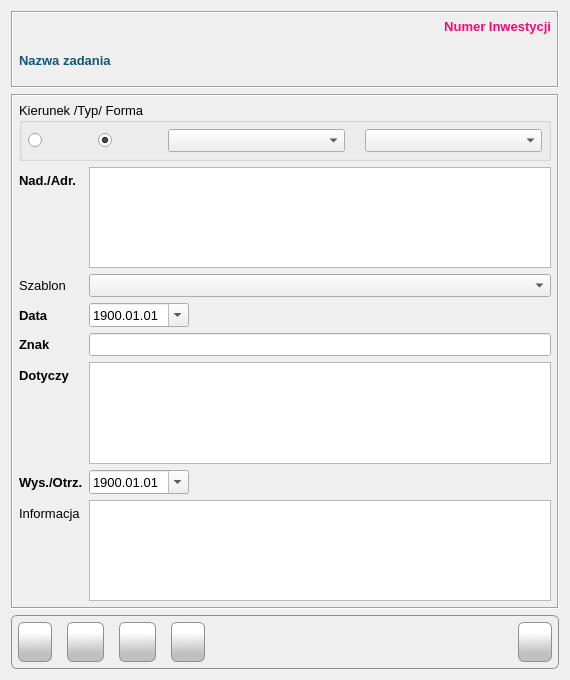
<?xml version="1.0" encoding="UTF-8"?>
<ui version="4.0">
 <class>Form</class>
 <widget class="QWidget" name="Form">
  <property name="windowModality">
   <enum>Qt::WindowModal</enum>
  </property>
  <property name="geometry">
   <rect>
    <x>0</x>
    <y>0</y>
    <width>570</width>
    <height>680</height>
   </rect>
  </property>
  <property name="minimumSize">
   <size>
    <width>570</width>
    <height>680</height>
   </size>
  </property>
  <property name="maximumSize">
   <size>
    <width>570</width>
    <height>680</height>
   </size>
  </property>
  <property name="font">
   <font>
    <family>Tahoma</family>
    <pointsize>10</pointsize>
   </font>
  </property>
  <property name="windowTitle">
   <string>Korespondencja</string>
  </property>
  <property name="windowIcon">
   <iconset resource="../res/main_form.qrc">
    <normaloff>:/icons/res/icon/mail.png</normaloff>:/icons/res/icon/mail.png</iconset>
  </property>
  <layout class="QVBoxLayout" name="verticalLayout_4">
   <item>
    <widget class="QFrame" name="frm_header_frame">
     <property name="styleSheet">
      <string notr="true"/>
     </property>
     <property name="frameShape">
      <enum>QFrame::Box</enum>
     </property>
     <property name="frameShadow">
      <enum>QFrame::Sunken</enum>
     </property>
     <layout class="QVBoxLayout" name="verticalLayout">
      <property name="leftMargin">
       <number>6</number>
      </property>
      <property name="topMargin">
       <number>6</number>
      </property>
      <property name="rightMargin">
       <number>6</number>
      </property>
      <property name="bottomMargin">
       <number>6</number>
      </property>
      <item>
       <widget class="QLabel" name="lbl_projectId">
        <property name="font">
         <font>
          <family>Tahoma</family>
          <pointsize>10</pointsize>
          <weight>75</weight>
          <bold>true</bold>
         </font>
        </property>
        <property name="styleSheet">
         <string notr="true">color: #F50A77</string>
        </property>
        <property name="frameShape">
         <enum>QFrame::NoFrame</enum>
        </property>
        <property name="frameShadow">
         <enum>QFrame::Plain</enum>
        </property>
        <property name="lineWidth">
         <number>1</number>
        </property>
        <property name="text">
         <string>Numer Inwestycji</string>
        </property>
        <property name="alignment">
         <set>Qt::AlignRight|Qt::AlignTrailing|Qt::AlignVCenter</set>
        </property>
        <property name="margin">
         <number>3</number>
        </property>
        <property name="textInteractionFlags">
         <set>Qt::NoTextInteraction</set>
        </property>
       </widget>
      </item>
      <item>
       <widget class="QLabel" name="lbl_task_name">
        <property name="minimumSize">
         <size>
          <width>0</width>
          <height>40</height>
         </size>
        </property>
        <property name="maximumSize">
         <size>
          <width>16777215</width>
          <height>16777213</height>
         </size>
        </property>
        <property name="font">
         <font>
          <family>Tahoma</family>
          <pointsize>10</pointsize>
          <weight>75</weight>
          <bold>true</bold>
         </font>
        </property>
        <property name="styleSheet">
         <string notr="true">color: #145479;
font-weight: bold</string>
        </property>
        <property name="frameShape">
         <enum>QFrame::NoFrame</enum>
        </property>
        <property name="frameShadow">
         <enum>QFrame::Plain</enum>
        </property>
        <property name="text">
         <string>Nazwa zadania</string>
        </property>
        <property name="wordWrap">
         <bool>true</bool>
        </property>
        <property name="margin">
         <number>3</number>
        </property>
        <property name="textInteractionFlags">
         <set>Qt::NoTextInteraction</set>
        </property>
       </widget>
      </item>
     </layout>
    </widget>
   </item>
   <item>
    <widget class="QFrame" name="frm_body_frame">
     <property name="frameShape">
      <enum>QFrame::Box</enum>
     </property>
     <property name="frameShadow">
      <enum>QFrame::Sunken</enum>
     </property>
     <layout class="QVBoxLayout" name="verticalLayout_3">
      <property name="leftMargin">
       <number>6</number>
      </property>
      <property name="topMargin">
       <number>6</number>
      </property>
      <property name="rightMargin">
       <number>6</number>
      </property>
      <property name="bottomMargin">
       <number>6</number>
      </property>
      <item>
       <widget class="QGroupBox" name="grbx_post_direction">
        <property name="title">
         <string>Kierunek /Typ/ Forma</string>
        </property>
        <property name="flat">
         <bool>false</bool>
        </property>
        <layout class="QHBoxLayout" name="horizontalLayout_2">
         <property name="spacing">
          <number>20</number>
         </property>
         <property name="leftMargin">
          <number>6</number>
         </property>
         <property name="topMargin">
          <number>6</number>
         </property>
         <property name="rightMargin">
          <number>6</number>
         </property>
         <property name="bottomMargin">
          <number>6</number>
         </property>
         <item>
          <widget class="QRadioButton" name="rdb_outcoming_post">
           <property name="sizePolicy">
            <sizepolicy hsizetype="Preferred" vsizetype="Preferred">
             <horstretch>0</horstretch>
             <verstretch>0</verstretch>
            </sizepolicy>
           </property>
           <property name="maximumSize">
            <size>
             <width>50</width>
             <height>16777215</height>
            </size>
           </property>
           <property name="toolTip">
            <string>Wychodzące</string>
           </property>
           <property name="icon">
            <iconset resource="../res/main_form.qrc">
             <normaloff>:/icons/res/icon/_next.png</normaloff>:/icons/res/icon/_next.png</iconset>
           </property>
           <property name="iconSize">
            <size>
             <width>24</width>
             <height>24</height>
            </size>
           </property>
           <property name="checked">
            <bool>false</bool>
           </property>
          </widget>
         </item>
         <item>
          <widget class="QRadioButton" name="rdb_incoming_post">
           <property name="maximumSize">
            <size>
             <width>50</width>
             <height>16777215</height>
            </size>
           </property>
           <property name="toolTip">
            <string>Przychodzace</string>
           </property>
           <property name="text">
            <string/>
           </property>
           <property name="icon">
            <iconset resource="../res/main_form.qrc">
             <normaloff>:/icons/res/icon/_previous.png</normaloff>:/icons/res/icon/_previous.png</iconset>
           </property>
           <property name="iconSize">
            <size>
             <width>24</width>
             <height>24</height>
            </size>
           </property>
           <property name="checked">
            <bool>true</bool>
           </property>
          </widget>
         </item>
         <item>
          <widget class="QComboBox" name="cbo_addressee">
           <property name="toolTip">
            <string>Typ</string>
           </property>
           <property name="currentIndex">
            <number>-1</number>
           </property>
          </widget>
         </item>
         <item>
          <widget class="QComboBox" name="cbo_type">
           <property name="toolTip">
            <string>Forma</string>
           </property>
          </widget>
         </item>
        </layout>
       </widget>
      </item>
      <item>
       <layout class="QFormLayout" name="formLayout">
        <item row="0" column="0">
         <widget class="QLabel" name="lblt_addressee">
          <property name="styleSheet">
           <string notr="true">font-weight: bold</string>
          </property>
          <property name="text">
           <string>Nad./Adr.</string>
          </property>
         </widget>
        </item>
        <item row="1" column="0">
         <widget class="QLabel" name="lbl_template">
          <property name="text">
           <string>Szablon</string>
          </property>
         </widget>
        </item>
        <item row="1" column="1">
         <widget class="QComboBox" name="cbo_template">
          <property name="toolTip">
           <string>Nazwa użytego szablonu pisma wychodzacego</string>
          </property>
         </widget>
        </item>
        <item row="2" column="0">
         <widget class="QLabel" name="lbl_correspondence_date">
          <property name="styleSheet">
           <string notr="true">font-weight: bold</string>
          </property>
          <property name="text">
           <string>Data</string>
          </property>
         </widget>
        </item>
        <item row="2" column="1">
         <widget class="QDateEdit" name="dta_correspondence_date">
          <property name="maximumSize">
           <size>
            <width>100</width>
            <height>16777215</height>
           </size>
          </property>
          <property name="displayFormat">
           <string>yyyy.MM.dd</string>
          </property>
          <property name="calendarPopup">
           <bool>true</bool>
          </property>
          <property name="date">
           <date>
            <year>1900</year>
            <month>1</month>
            <day>1</day>
           </date>
          </property>
         </widget>
        </item>
        <item row="3" column="0">
         <widget class="QLabel" name="lbl_signature">
          <property name="styleSheet">
           <string notr="true">font-weight: bold</string>
          </property>
          <property name="text">
           <string>Znak</string>
          </property>
         </widget>
        </item>
        <item row="3" column="1">
         <widget class="QLineEdit" name="txt_signature">
          <property name="toolTip">
           <string>Sygnatura pisma</string>
          </property>
         </widget>
        </item>
        <item row="4" column="0">
         <widget class="QLabel" name="lbl_case_description">
          <property name="styleSheet">
           <string notr="true">font-weight: bold</string>
          </property>
          <property name="text">
           <string>Dotyczy</string>
          </property>
         </widget>
        </item>
        <item row="4" column="1">
         <widget class="QPlainTextEdit" name="txt_case_description">
          <property name="toolTip">
           <string>Oznaczenie sprawy</string>
          </property>
          <property name="tabChangesFocus">
           <bool>true</bool>
          </property>
         </widget>
        </item>
        <item row="5" column="0">
         <widget class="QLabel" name="lbl_inflow_data">
          <property name="styleSheet">
           <string notr="true">font-weight: bold</string>
          </property>
          <property name="text">
           <string>Wys./Otrz.</string>
          </property>
         </widget>
        </item>
        <item row="5" column="1">
         <widget class="QDateEdit" name="dta_inflow_data">
          <property name="maximumSize">
           <size>
            <width>100</width>
            <height>16777215</height>
           </size>
          </property>
          <property name="toolTip">
           <string>Data wysłania / otrzymania</string>
          </property>
          <property name="displayFormat">
           <string>yyyy.MM.dd</string>
          </property>
          <property name="calendarPopup">
           <bool>true</bool>
          </property>
          <property name="date">
           <date>
            <year>1900</year>
            <month>1</month>
            <day>1</day>
           </date>
          </property>
         </widget>
        </item>
        <item row="6" column="0">
         <widget class="QLabel" name="lbl_info">
          <property name="text">
           <string>Informacja</string>
          </property>
         </widget>
        </item>
        <item row="6" column="1">
         <widget class="QPlainTextEdit" name="txt_info">
          <property name="toolTip">
           <string>Informacje dodatkowe</string>
          </property>
          <property name="tabChangesFocus">
           <bool>true</bool>
          </property>
         </widget>
        </item>
        <item row="0" column="1">
         <widget class="QPlainTextEdit" name="txt_name">
          <property name="font">
           <font>
            <family>Tahoma</family>
            <pointsize>10</pointsize>
           </font>
          </property>
          <property name="toolTip">
           <string>Nazwa adresata / nadawcy</string>
          </property>
          <property name="tabChangesFocus">
           <bool>true</bool>
          </property>
         </widget>
        </item>
       </layout>
      </item>
     </layout>
    </widget>
   </item>
   <item>
    <widget class="QFrame" name="frame">
     <property name="styleSheet">
      <string notr="true">border: 1px solid #8f8f91;
    border-radius: 6px;
    background-color: qlineargradient(x1: 0, y1: 0, x2: 0, y2: 1,
                                      stop: 0 #f6f7fa, stop: 1 #dadbde);</string>
     </property>
     <property name="frameShape">
      <enum>QFrame::Box</enum>
     </property>
     <property name="frameShadow">
      <enum>QFrame::Sunken</enum>
     </property>
     <layout class="QVBoxLayout" name="verticalLayout_2">
      <property name="leftMargin">
       <number>6</number>
      </property>
      <property name="topMargin">
       <number>6</number>
      </property>
      <property name="rightMargin">
       <number>6</number>
      </property>
      <property name="bottomMargin">
       <number>6</number>
      </property>
      <item>
       <layout class="QHBoxLayout" name="horizontalLayout">
        <property name="spacing">
         <number>15</number>
        </property>
        <property name="sizeConstraint">
         <enum>QLayout::SetDefaultConstraint</enum>
        </property>
        <property name="leftMargin">
         <number>0</number>
        </property>
        <property name="topMargin">
         <number>0</number>
        </property>
        <property name="rightMargin">
         <number>0</number>
        </property>
        <property name="bottomMargin">
         <number>0</number>
        </property>
        <item>
         <widget class="QPushButton" name="btn_addressbook">
          <property name="sizePolicy">
           <sizepolicy hsizetype="Preferred" vsizetype="Preferred">
            <horstretch>0</horstretch>
            <verstretch>0</verstretch>
           </sizepolicy>
          </property>
          <property name="minimumSize">
           <size>
            <width>0</width>
            <height>40</height>
           </size>
          </property>
          <property name="cursor">
           <cursorShape>PointingHandCursor</cursorShape>
          </property>
          <property name="toolTip">
           <string>Dodaj adres podmiotu</string>
          </property>
          <property name="styleSheet">
           <string notr="true">QPushButton {
border: 1px solid #8f8f91;
border-radius: 6px;
background-color: qlineargradient(spread:pad, x1:0.529318, y1:1, x2:0.511909, y2:0.262, stop:0.295455 rgba(192, 192, 192, 255), stop:1 rgba(255, 255, 255, 255))
}
QPushButton:hover {
background-color: qlineargradient(spread:pad, x1:0.507, y1:0.937, x2:0.489, y2:0.08, stop:0 rgba(207, 207, 207, 255), stop:1 rgba(255, 255, 255, 255))
 }
QPushButton:pressed {
 background-color: qlineargradient(spread:pad, x1:0.513, y1:0, x2:0.495, y2:0.886, stop:0.306818 rgba(208, 208, 208, 255), stop:1 rgba(255, 255, 255, 255))
}</string>
          </property>
          <property name="text">
           <string/>
          </property>
          <property name="icon">
           <iconset resource="../res/main_form.qrc">
            <normaloff>:/icons/icon/addressbook.png</normaloff>:/icons/icon/addressbook.png</iconset>
          </property>
          <property name="iconSize">
           <size>
            <width>32</width>
            <height>32</height>
           </size>
          </property>
          <property name="autoDefault">
           <bool>false</bool>
          </property>
         </widget>
        </item>
        <item>
         <widget class="QPushButton" name="btn_ok">
          <property name="sizePolicy">
           <sizepolicy hsizetype="Preferred" vsizetype="Preferred">
            <horstretch>0</horstretch>
            <verstretch>0</verstretch>
           </sizepolicy>
          </property>
          <property name="minimumSize">
           <size>
            <width>0</width>
            <height>40</height>
           </size>
          </property>
          <property name="font">
           <font>
            <family>Tahoma</family>
            <pointsize>10</pointsize>
           </font>
          </property>
          <property name="cursor">
           <cursorShape>PointingHandCursor</cursorShape>
          </property>
          <property name="toolTip">
           <string>Zapisz i drukuj</string>
          </property>
          <property name="layoutDirection">
           <enum>Qt::LeftToRight</enum>
          </property>
          <property name="autoFillBackground">
           <bool>false</bool>
          </property>
          <property name="styleSheet">
           <string notr="true">QPushButton {
border: 1px solid #8f8f91;
border-radius: 6px;
background-color: qlineargradient(spread:pad, x1:0.529318, y1:1, x2:0.511909, y2:0.262, stop:0.295455 rgba(192, 192, 192, 255), stop:1 rgba(255, 255, 255, 255))
}
QPushButton:hover {
background-color: qlineargradient(spread:pad, x1:0.507, y1:0.937, x2:0.489, y2:0.08, stop:0 rgba(207, 207, 207, 255), stop:1 rgba(255, 255, 255, 255))
 }
QPushButton:pressed {
 background-color: qlineargradient(spread:pad, x1:0.513, y1:0, x2:0.495, y2:0.886, stop:0.306818 rgba(208, 208, 208, 255), stop:1 rgba(255, 255, 255, 255))
}</string>
          </property>
          <property name="text">
           <string/>
          </property>
          <property name="icon">
           <iconset resource="../res/main_form.qrc">
            <normaloff>:/icons/res/icon/printer.png</normaloff>:/icons/res/icon/printer.png</iconset>
          </property>
          <property name="iconSize">
           <size>
            <width>32</width>
            <height>32</height>
           </size>
          </property>
          <property name="autoDefault">
           <bool>true</bool>
          </property>
         </widget>
        </item>
        <item>
         <widget class="QPushButton" name="btn_save">
          <property name="sizePolicy">
           <sizepolicy hsizetype="Preferred" vsizetype="Preferred">
            <horstretch>0</horstretch>
            <verstretch>0</verstretch>
           </sizepolicy>
          </property>
          <property name="minimumSize">
           <size>
            <width>0</width>
            <height>40</height>
           </size>
          </property>
          <property name="font">
           <font>
            <family>Tahoma</family>
            <pointsize>10</pointsize>
           </font>
          </property>
          <property name="cursor">
           <cursorShape>PointingHandCursor</cursorShape>
          </property>
          <property name="toolTip">
           <string>Zapisz</string>
          </property>
          <property name="layoutDirection">
           <enum>Qt::LeftToRight</enum>
          </property>
          <property name="autoFillBackground">
           <bool>false</bool>
          </property>
          <property name="styleSheet">
           <string notr="true">QPushButton {
border: 1px solid #8f8f91;
border-radius: 6px;
background-color: qlineargradient(spread:pad, x1:0.529318, y1:1, x2:0.511909, y2:0.262, stop:0.295455 rgba(192, 192, 192, 255), stop:1 rgba(255, 255, 255, 255))
}
QPushButton:hover {
background-color: qlineargradient(spread:pad, x1:0.507, y1:0.937, x2:0.489, y2:0.08, stop:0 rgba(207, 207, 207, 255), stop:1 rgba(255, 255, 255, 255))
 }
QPushButton:pressed {
 background-color: qlineargradient(spread:pad, x1:0.513, y1:0, x2:0.495, y2:0.886, stop:0.306818 rgba(208, 208, 208, 255), stop:1 rgba(255, 255, 255, 255))
}</string>
          </property>
          <property name="text">
           <string/>
          </property>
          <property name="icon">
           <iconset resource="../res/main_form.qrc">
            <normaloff>:/icons/icon/floppy-disc.png</normaloff>:/icons/icon/floppy-disc.png</iconset>
          </property>
          <property name="iconSize">
           <size>
            <width>32</width>
            <height>32</height>
           </size>
          </property>
          <property name="autoDefault">
           <bool>true</bool>
          </property>
         </widget>
        </item>
        <item>
         <widget class="QPushButton" name="btn_restore">
          <property name="enabled">
           <bool>false</bool>
          </property>
          <property name="minimumSize">
           <size>
            <width>0</width>
            <height>40</height>
           </size>
          </property>
          <property name="cursor">
           <cursorShape>PointingHandCursor</cursorShape>
          </property>
          <property name="toolTip">
           <string>Przywróć dane</string>
          </property>
          <property name="styleSheet">
           <string notr="true">QPushButton {
border: 1px solid #8f8f91;
border-radius: 6px;
background-color: qlineargradient(spread:pad, x1:0.529318, y1:1, x2:0.511909, y2:0.262, stop:0.295455 rgba(192, 192, 192, 255), stop:1 rgba(255, 255, 255, 255))
}
QPushButton:hover {
background-color: qlineargradient(spread:pad, x1:0.507, y1:0.937, x2:0.489, y2:0.08, stop:0 rgba(207, 207, 207, 255), stop:1 rgba(255, 255, 255, 255))
 }
QPushButton:pressed {
 background-color: qlineargradient(spread:pad, x1:0.513, y1:0, x2:0.495, y2:0.886, stop:0.306818 rgba(208, 208, 208, 255), stop:1 rgba(255, 255, 255, 255))
}</string>
          </property>
          <property name="text">
           <string/>
          </property>
          <property name="icon">
           <iconset resource="../res/main_form.qrc">
            <normaloff>:/icons/res/icon/transfer.png</normaloff>:/icons/res/icon/transfer.png</iconset>
          </property>
          <property name="iconSize">
           <size>
            <width>32</width>
            <height>32</height>
           </size>
          </property>
         </widget>
        </item>
        <item>
         <spacer name="horizontalSpacer">
          <property name="orientation">
           <enum>Qt::Horizontal</enum>
          </property>
          <property name="sizeHint" stdset="0">
           <size>
            <width>40</width>
            <height>20</height>
           </size>
          </property>
         </spacer>
        </item>
        <item>
         <widget class="QPushButton" name="btn_addressee_inspector">
          <property name="minimumSize">
           <size>
            <width>0</width>
            <height>40</height>
           </size>
          </property>
          <property name="cursor">
           <cursorShape>PointingHandCursor</cursorShape>
          </property>
          <property name="toolTip">
           <string>Wstaw adresata lub nadawcę</string>
          </property>
          <property name="styleSheet">
           <string notr="true">QPushButton {
border: 1px solid #8f8f91;
border-radius: 6px;
background-color: qlineargradient(spread:pad, x1:0.529318, y1:1, x2:0.511909, y2:0.262, stop:0.295455 rgba(192, 192, 192, 255), stop:1 rgba(255, 255, 255, 255))
}
QPushButton:hover {
background-color: qlineargradient(spread:pad, x1:0.507, y1:0.937, x2:0.489, y2:0.08, stop:0 rgba(207, 207, 207, 255), stop:1 rgba(255, 255, 255, 255))
 }
QPushButton:pressed {
 background-color: qlineargradient(spread:pad, x1:0.513, y1:0, x2:0.495, y2:0.886, stop:0.306818 rgba(208, 208, 208, 255), stop:1 rgba(255, 255, 255, 255))
}</string>
          </property>
          <property name="text">
           <string/>
          </property>
          <property name="icon">
           <iconset resource="../res/main_form.qrc">
            <normaloff>:/icons/res/icon/person_1.png</normaloff>:/icons/res/icon/person_1.png</iconset>
          </property>
          <property name="iconSize">
           <size>
            <width>32</width>
            <height>32</height>
           </size>
          </property>
         </widget>
        </item>
       </layout>
      </item>
     </layout>
    </widget>
   </item>
  </layout>
 </widget>
 <tabstops>
  <tabstop>rdb_outcoming_post</tabstop>
  <tabstop>rdb_incoming_post</tabstop>
  <tabstop>cbo_addressee</tabstop>
  <tabstop>cbo_type</tabstop>
  <tabstop>txt_name</tabstop>
  <tabstop>cbo_template</tabstop>
  <tabstop>dta_correspondence_date</tabstop>
  <tabstop>txt_signature</tabstop>
  <tabstop>txt_case_description</tabstop>
  <tabstop>dta_inflow_data</tabstop>
  <tabstop>txt_info</tabstop>
  <tabstop>btn_addressbook</tabstop>
  <tabstop>btn_ok</tabstop>
  <tabstop>btn_save</tabstop>
 </tabstops>
 <resources>
  <include location="../res/main_form.qrc"/>
 </resources>
 <connections/>
</ui>
